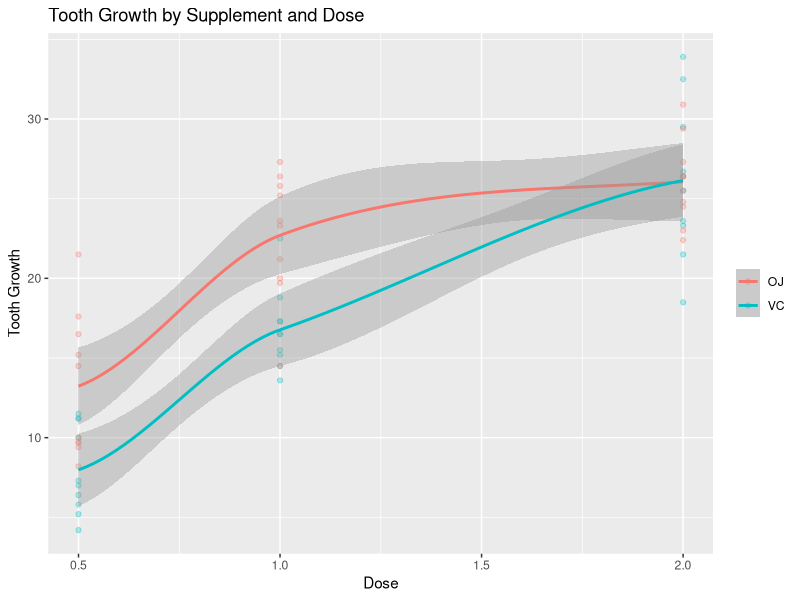

The R source for this figure:
## ---- chunk 1
library(datasets)
require(ggplot2)
require()
data(ToothGrowth)
tg <- ToothGrowth
## ---- chunk 2
expPlot <- ggplot(tg, aes(x=dose, y=len, color=supp)) + geom_point(alpha=.3) + stat_smooth(size=1)
expPlot <- expPlot + ggtitle("Tooth Growth by Supplement and Dose")
expPlot <- expPlot + xlab("Dose") + ylab("Tooth Growth")
expPlot <- expPlot + guides(color=guide_legend(title=NULL))

expPlot
## ---- chunk 3
obMeanHigh <- mean(tg[tg$dose==2.0,]$len)
obMeanLow <- mean(tg[tg$dose==0.5,]$len)
hZeroMean <- mean(tg$len)

sdsOfMeanLow <- round((obMeanLow - hZeroMean) / (sd(tg$len) / sqrt(60)), 2)
sdsOfMeanHigh <- round((obMeanHigh - hZeroMean) / (sd(tg$len) / sqrt(60)), 2)
## ---- chunk 4
conf1 <- t.test(tg[tg$supp == "OJ" & tg$dose == 0.5,]$len - tg[tg$supp == "VC" & tg$dose == 0.5,]$len)$conf

conf2 <- t.test(tg[tg$supp == "OJ" & tg$dose == 1,]$len - tg[tg$supp == "VC" & tg$dose == 1,]$len)$conf

conf3 <- t.test(tg[tg$supp == "OJ" & tg$dose == 2,]$len - tg[tg$supp == "VC" & tg$dose == 2,]$len)$conf
## ---- chunk 5
conf1

conf2

conf3
